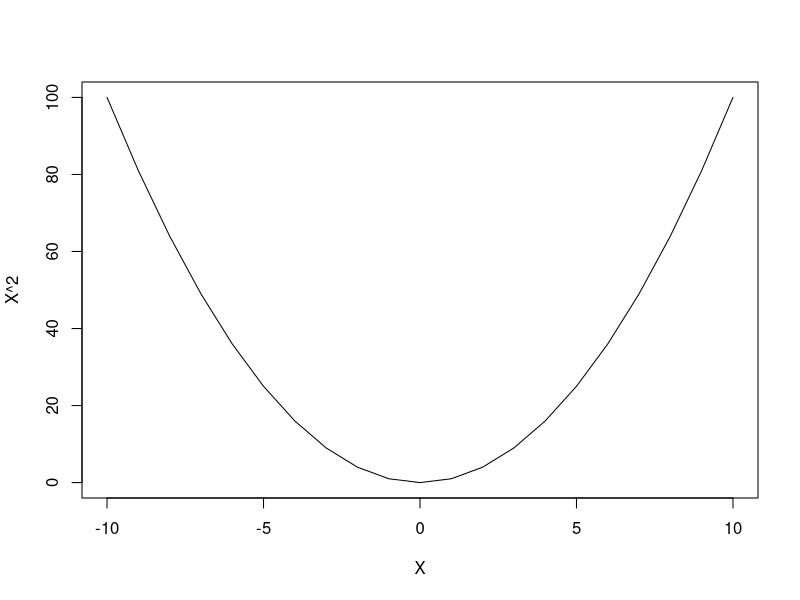
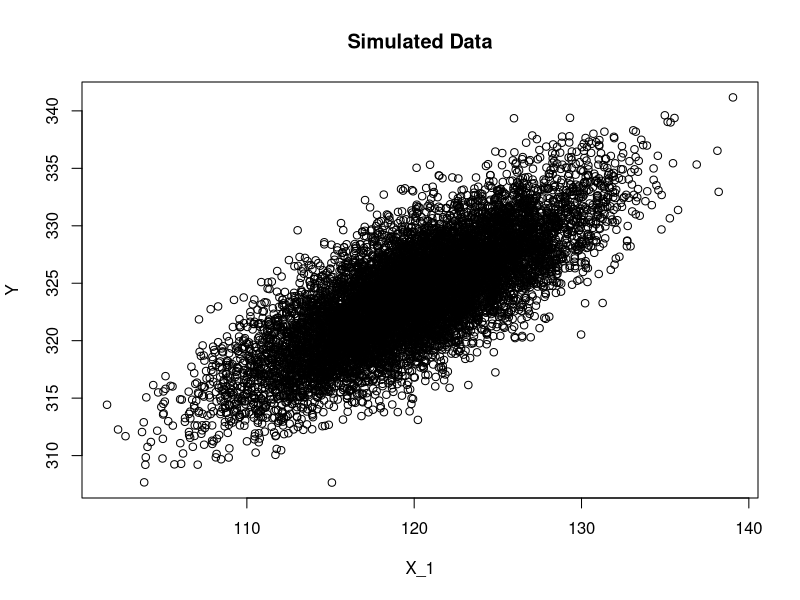
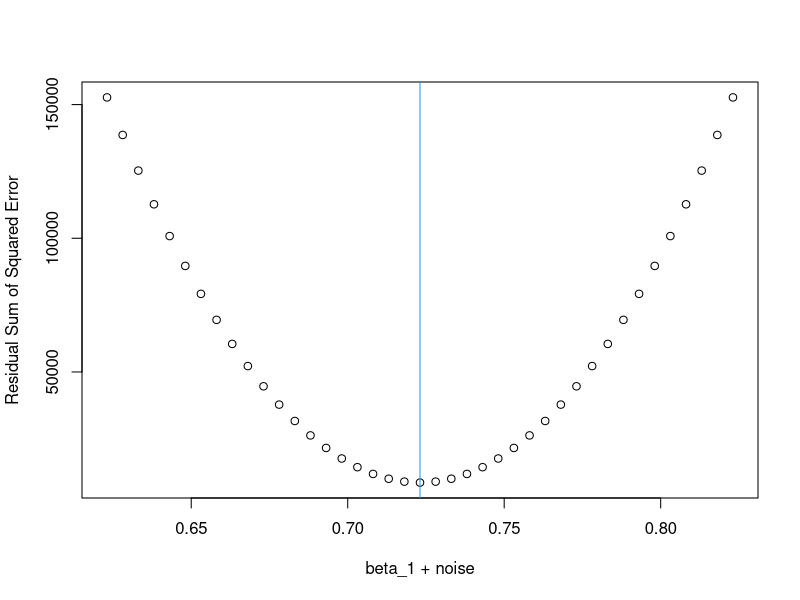
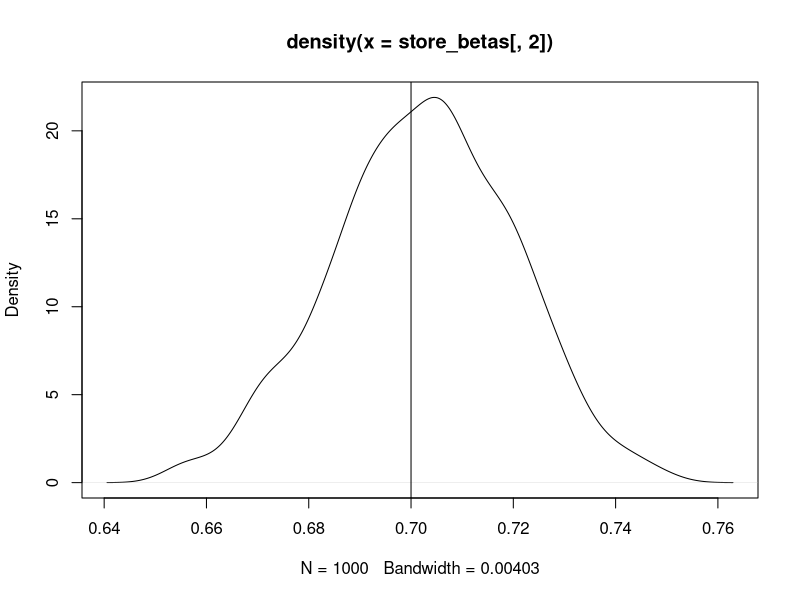
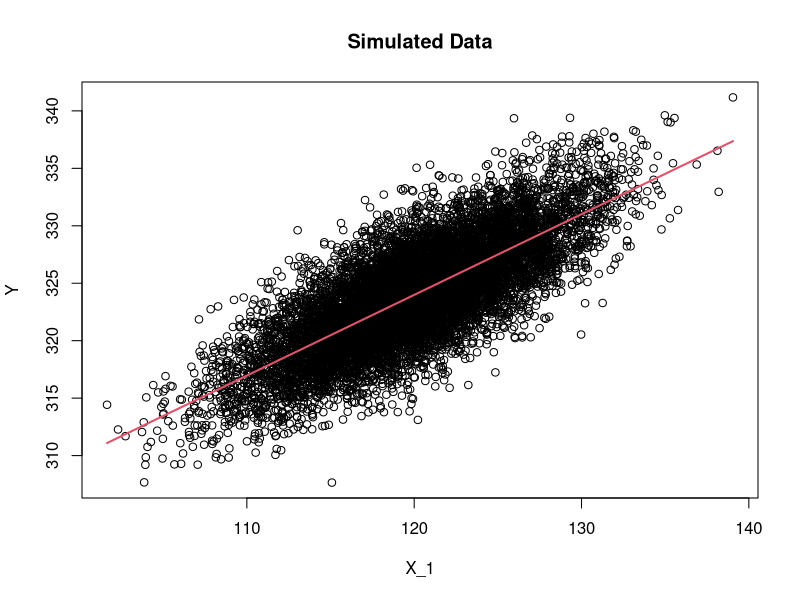
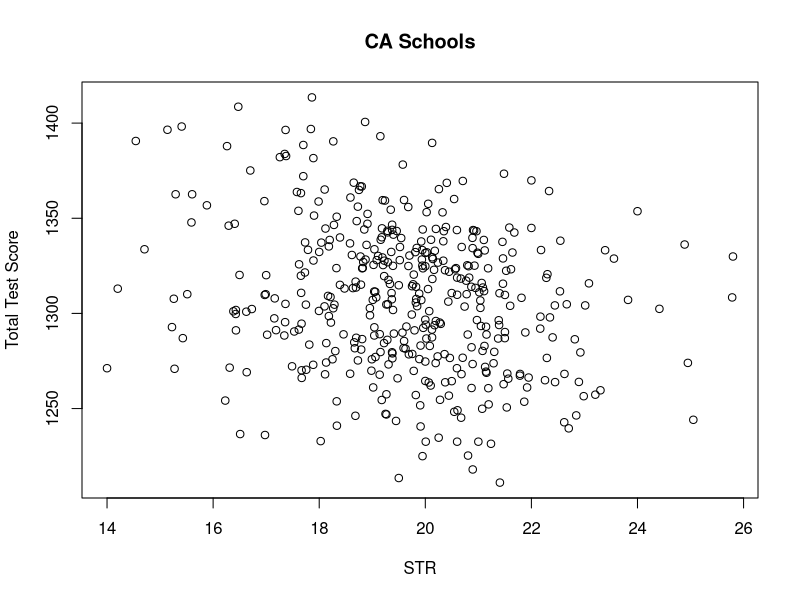

These charts were generated, in order, by the following R code:
## ---- chunk 1
knitr::opts_chunk$set(echo = T,tidy.opts=list(width.cutoff=45),tidy=TRUE,warning = F,message = F,fig.align = 'center',results = 'asis')
## ---- chunk 2
plot(seq(-10,10,by = 1),seq(-10,10,by = 1)^2,typ='l',xlab='X',ylab='X^2')
## ---- chunk 3
#Set the seed#
set.seed(1)
#First lets make some X_{i,1} data:
X_1 <- rnorm(10000,120,5) #10,000 obs from a random normal with mean 120 and standard deviation of 5
Y <- 240 + 0.7*X_1 + rnorm(10000,0,3) #Create a true Y, that has a true intercept of 240 (beta_0) and has a weight of 0.7 on X_1 (beta_1). There is also some noise that is random normal with mean 0 and standard deviation of 3.
our_data <- cbind.data.frame(Y,X_1)
dim(our_data) #check dimensions
#Generate a plot
plot(our_data$X_1,
     our_data$Y,
     xlab='X_1',ylab='Y',main='Simulated Data')
#Lets take a random sample of the full dataset of 1000 observations:
our_random_sample <- our_data[sample(1:nrow(our_data),1000),]
dim(our_random_sample) #check dimensions
## ---- chunk 4
baby_ols <- function(dependent,independent){
  #indpendent = X_1
  #dependet = Y
  #Given beta_1 is a bit complicated we will break it up into two calculations
    #one for the numerator:
  beta_1_numerator <- sum((independent - mean(independent,na.rm = T))*(dependent - mean(dependent,na.rm = T)))
    #one for the denominator:
  beta_1_denominator <- sum((independent - mean(independent,na.rm = T))^2)
    #then put it together!
  beta_1 <- beta_1_numerator/beta_1_denominator
  #Given that we have beta_1 we can plug into our derived equation and solve for beta_0 (our intercept)
  beta_0 <- mean(dependent,na.rm = T) - beta_1*mean(independent,na.rm = T)
  #Store our results in a named vector
  results <- c(beta_0 = beta_0,beta_1 = beta_1)
  #return the results
  return(results)
}

#Now we can pass in our random sample of data and see the estimated results. The function should return for us an estimated intercept (beta_0) and an estimated coefficent for X_1 (beta_1):
estimated_ols_weights <- baby_ols(dependent = our_random_sample$Y,
         independent = our_random_sample$X_1)
estimated_ols_weights
## ---- chunk 5
baby_ols_predictions <- function(indpendent,weights){
  #Function assumes that the first element of weights is beta_0 (intercept) and the second element of weights is beta_1 (weight on indpendent)
  preds <- weights[1] + weights[2]*indpendent
  return(preds)
}
predicted_values <- baby_ols_predictions(indpendent = our_random_sample$X_1,weights = estimated_ols_weights)

residual_sum_squared_error <- sum((our_random_sample$Y - predicted_values)^2)
residual_sum_squared_error
## ---- chunk 6
#create vector that is a sequence from -0.1 to 0.1 in steps of 0.01. This will be added to beta_1
noise_seq <- seq(-0.1,0.1,by =0.005)
#We're going to add the noise and see how the residual_sum_squared_error changes:
rsse_holder <- c()
for(i in 1:length(noise_seq)){
  predicted_values_temp <- baby_ols_predictions(indpendent = our_random_sample$X_1,
      weights = c(estimated_ols_weights[1],
                estimated_ols_weights[2] + noise_seq[i]))

  rsse_holder[i] <- sum((our_random_sample$Y - predicted_values_temp)^2)
}
#:)
plot(estimated_ols_weights[2] + noise_seq,
     rsse_holder,xlab='beta_1 + noise',ylab='Residual Sum of Squared Error')
abline(v = estimated_ols_weights[2],col= 4) 
## ---- chunk 7
set.seed(123)
store_betas <- matrix(NA,1000,2)
for(i in 1:1000){
  our_random_sample <- our_data[sample(1:nrow(our_data),1000),]
  store_betas[i,] <- baby_ols(dependent = our_random_sample$Y,
         independent = our_random_sample$X_1)
}
head(store_betas)
mean(store_betas[,1])
sd(store_betas[,1])

mean(store_betas[,2])
sd(store_betas[,2])
plot(density(store_betas[,2]))
abline(v = 0.7)
## ---- chunk 8
#Generate a plot
plot(our_data$X_1,
     our_data$Y,
     xlab='X_1',ylab='Y',main='Simulated Data')
lines(our_data$X_1, mean(store_betas[,1])+mean(store_betas[,2])*our_data$X_1,col =2, lwd = 2)
## ---- chunk 9
#Load in the package
library(AER)
#Load in the data from the package into memory
data('CASchools')
#Preview the data
head(CASchools)
## ---- chunk 10
CASchools$total_test_score <- CASchools$read + CASchools$math
CASchools$STR <- CASchools$students/CASchools$teachers
## ---- chunk 11
plot(CASchools$STR,CASchools$total_test_score,xlab='STR',ylab='Total Test Score',main='CA Schools')
## ---- chunk 12
mdl <- baby_ols(dependent = CASchools$total_test_score,
                independent = CASchools$STR)
mdl
## ---- chunk 13
#Set seed
set.seed(1)
#Create an empty matrix to store our coefficients
store_betas_str <- matrix(NA,nrow=1000,ncol = 2)
for(i in 1:nrow(store_betas_str)){
  #Loop through and take random samples from our full dataset
  sample_data <- CASchools[sample(1:nrow(CASchools),nrow(CASchools),replace = T),]
  #Estimate our model
  sample_mdl <- baby_ols(dependent = sample_data$total_test_score,independent = sample_data$STR)
  #Store the estimated Coefficients
  store_betas_str[i,] <- sample_mdl
}
#Print Stats for Intercept (Beta_0)
mean(store_betas_str[,1])
sd(store_betas_str[,1])

#Print Stats for Slope (Beta_1)
mean(store_betas_str[,2])
sd(store_betas_str[,2])
